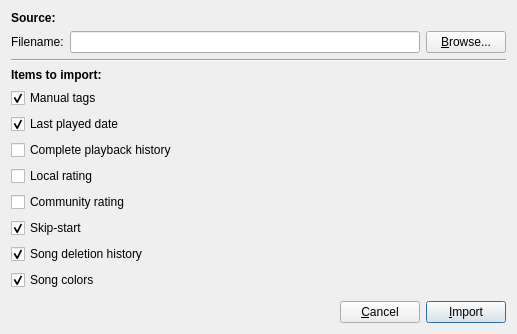
<?xml version="1.0" encoding="UTF-8"?>
<ui version="4.0">
 <class>DlgImportDB</class>
 <widget class="QDialog" name="DlgImportDB">
  <property name="geometry">
   <rect>
    <x>0</x>
    <y>0</y>
    <width>517</width>
    <height>334</height>
   </rect>
  </property>
  <property name="windowTitle">
   <string>SkauTan: Import from DB</string>
  </property>
  <layout class="QVBoxLayout" name="verticalLayout">
   <item>
    <widget class="QLabel" name="label_2">
     <property name="font">
      <font>
       <weight>75</weight>
       <bold>true</bold>
      </font>
     </property>
     <property name="text">
      <string>Source:</string>
     </property>
    </widget>
   </item>
   <item>
    <layout class="QHBoxLayout" name="horizontalLayout_2">
     <item>
      <widget class="QLabel" name="label">
       <property name="text">
        <string>Filename:</string>
       </property>
       <property name="buddy">
        <cstring>leFileName</cstring>
       </property>
      </widget>
     </item>
     <item>
      <widget class="QLineEdit" name="leFileName"/>
     </item>
     <item>
      <widget class="QPushButton" name="btnBrowse">
       <property name="text">
        <string>&amp;Browse...</string>
       </property>
      </widget>
     </item>
    </layout>
   </item>
   <item>
    <widget class="Line" name="line">
     <property name="orientation">
      <enum>Qt::Horizontal</enum>
     </property>
    </widget>
   </item>
   <item>
    <widget class="QLabel" name="label_3">
     <property name="font">
      <font>
       <weight>75</weight>
       <bold>true</bold>
      </font>
     </property>
     <property name="text">
      <string>Items to import:</string>
     </property>
    </widget>
   </item>
   <item>
    <widget class="QCheckBox" name="chbManualTag">
     <property name="text">
      <string>Manual tags</string>
     </property>
     <property name="checked">
      <bool>true</bool>
     </property>
    </widget>
   </item>
   <item>
    <widget class="QCheckBox" name="chbLastPlayedDate">
     <property name="text">
      <string>Last played date</string>
     </property>
     <property name="checked">
      <bool>true</bool>
     </property>
    </widget>
   </item>
   <item>
    <widget class="QCheckBox" name="chbPlaybackHistory">
     <property name="text">
      <string>Complete playback history</string>
     </property>
    </widget>
   </item>
   <item>
    <widget class="QCheckBox" name="chbLocalRating">
     <property name="text">
      <string>Local rating</string>
     </property>
    </widget>
   </item>
   <item>
    <widget class="QCheckBox" name="chbCommunityRating">
     <property name="text">
      <string>Community rating</string>
     </property>
    </widget>
   </item>
   <item>
    <widget class="QCheckBox" name="chbSkipStart">
     <property name="text">
      <string>Skip-start</string>
     </property>
     <property name="checked">
      <bool>true</bool>
     </property>
    </widget>
   </item>
   <item>
    <widget class="QCheckBox" name="chbDeletionHistory">
     <property name="text">
      <string>Song deletion history</string>
     </property>
     <property name="checked">
      <bool>true</bool>
     </property>
    </widget>
   </item>
   <item>
    <widget class="QCheckBox" name="chbSongColors">
     <property name="text">
      <string>Song colors</string>
     </property>
     <property name="checked">
      <bool>true</bool>
     </property>
    </widget>
   </item>
   <item>
    <spacer name="verticalSpacer">
     <property name="orientation">
      <enum>Qt::Vertical</enum>
     </property>
     <property name="sizeHint" stdset="0">
      <size>
       <width>20</width>
       <height>40</height>
      </size>
     </property>
    </spacer>
   </item>
   <item>
    <layout class="QHBoxLayout" name="horizontalLayout">
     <item>
      <spacer name="horizontalSpacer">
       <property name="orientation">
        <enum>Qt::Horizontal</enum>
       </property>
       <property name="sizeHint" stdset="0">
        <size>
         <width>40</width>
         <height>20</height>
        </size>
       </property>
      </spacer>
     </item>
     <item>
      <widget class="QPushButton" name="btnCancel">
       <property name="text">
        <string>&amp;Cancel</string>
       </property>
       <property name="checked">
        <bool>false</bool>
       </property>
      </widget>
     </item>
     <item>
      <widget class="QPushButton" name="btnImport">
       <property name="text">
        <string>&amp;Import</string>
       </property>
       <property name="default">
        <bool>true</bool>
       </property>
      </widget>
     </item>
    </layout>
   </item>
  </layout>
 </widget>
 <tabstops>
  <tabstop>leFileName</tabstop>
  <tabstop>btnBrowse</tabstop>
  <tabstop>chbManualTag</tabstop>
  <tabstop>chbLocalRating</tabstop>
  <tabstop>chbCommunityRating</tabstop>
  <tabstop>chbLastPlayedDate</tabstop>
  <tabstop>btnCancel</tabstop>
  <tabstop>btnImport</tabstop>
 </tabstops>
 <resources/>
 <connections/>
</ui>
